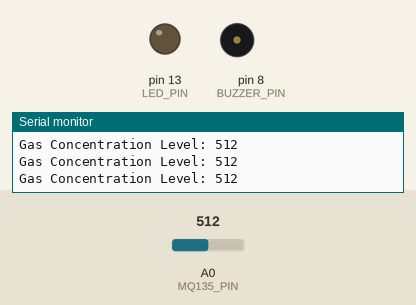
A sketch run on a simulated Arduino Uno, built with avr-gcc and run on an emulated ATmega328P. On the bench: output pins drawn as LEDs (lit = HIGH), buzzer (waves = sounding, pin HIGH), the last lines printed to the serial monitor. Inputs (shaded band) come from the test bench; at power-on: A0 (MQ135_PIN) = 512.

Above: at 1.3 s.
1.4 s: A0 (MQ135_PIN) set to 642
2.9 s: A0 (MQ135_PIN) set to 669
At 4.2 s:
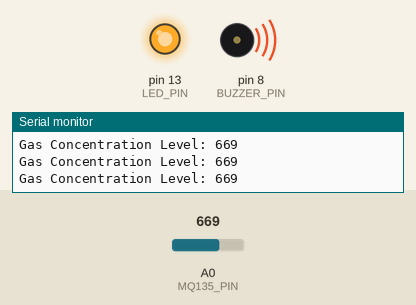
4.5 s: A0 (MQ135_PIN) set to 640
At 5.6 s:
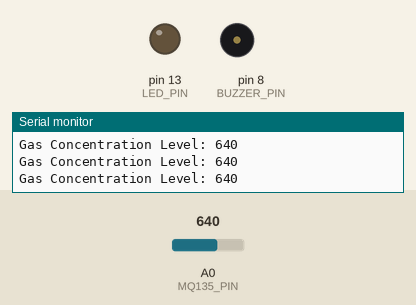
6.0 s: A0 (MQ135_PIN) set to 660
At 6.8 s:
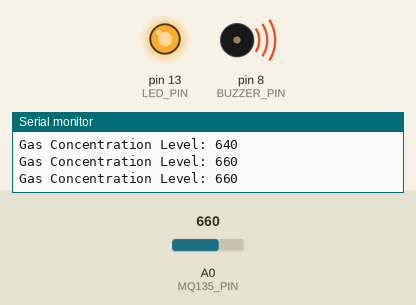
Timing chart, 0 to 8.5 s (numbered marks = the images above; inputs shaded):
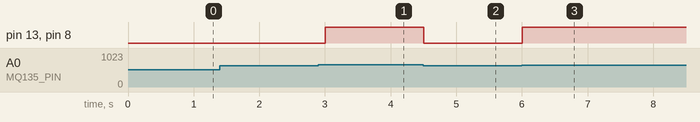

The sketch:

gas_detection.ino
```cpp
// Pin Configurations
const int MQ135_PIN = A0;   // Gas sensor analog signal input
const int BUZZER_PIN = 8;   // Piezo buzzer digital output
const int LED_PIN = 13;     // Green LED digital output

// Threshold limit for gas concentration alert
const int GAS_THRESHOLD = 650;

void setup() {
  pinMode(BUZZER_PIN, OUTPUT);  // Set buzzer pin as output
  pinMode(LED_PIN, OUTPUT);     // Set LED pin as output
  Serial.begin(9600);           // Initialize Serial Monitor at 9600 baud rate
}

void loop() {
  // Read the analog value from the gas sensor
  int gasValue = analogRead(MQ135_PIN);

  // Print the value to the Serial Monitor for tracking
  Serial.print("Gas Concentration Level: ");
  Serial.println(gasValue);

  // Check if the reading crosses our safety threshold limit
  if (gasValue > GAS_THRESHOLD) {
    digitalWrite(BUZZER_PIN, HIGH);  // Turn buzzer ON
    digitalWrite(LED_PIN, HIGH);     // Turn LED ON
  } else {
    digitalWrite(BUZZER_PIN, LOW);   // Turn buzzer OFF
    digitalWrite(LED_PIN, LOW);      // Turn LED OFF
  }

  delay(500); // Wait half a second before taking the next reading
}
```

Measured:
- the behaviour switches between 650 and 651 on A0 (MQ135_PIN) (found by bisection; images 0 and 1)
- after the input at 2.9 s, pin 13 (LED_PIN), pin 8 (BUZZER_PIN): LOW → HIGH after 0.10 s
- after the input at 4.5 s, pin 13 (LED_PIN), pin 8 (BUZZER_PIN): HIGH → LOW at once
- after the input at 6.0 s, pin 13 (LED_PIN), pin 8 (BUZZER_PIN): LOW → HIGH at once
